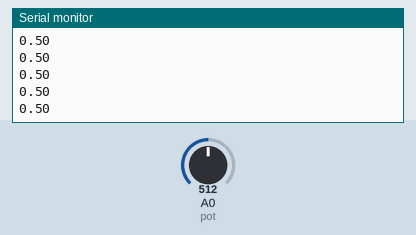
A sketch run on a simulated Arduino Uno, built with avr-gcc and run on an emulated ATmega328P. Shown: the last lines printed to the serial monitor. The inputs (shaded band) are chosen by the test bench; at power-on: A0 (pot) = 512.

Above: at 1.2 s.
1.3 s: A0 (pot) set to 716
At 1.31 s:
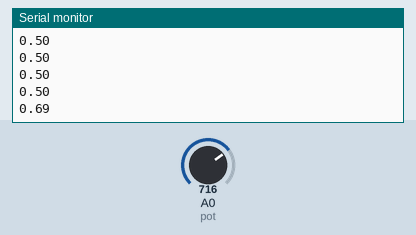
2.8 s: A0 (pot) set to 900
At 2.82 s:
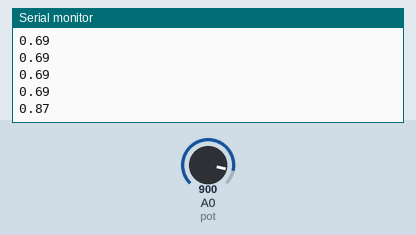
Timing chart, 0 to 5.8 s (numbered marks = the images above; inputs shaded):
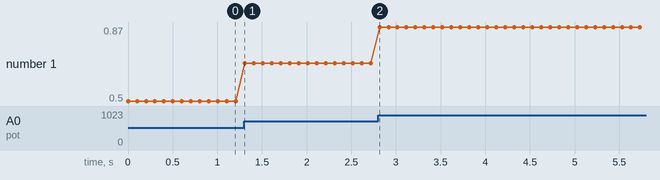

Measured:
- after the input at 1.3 s, the serial monitor: prints a new line at once (image 1)
- after the input at 2.8 s, the serial monitor: prints a new line at once (image 2)
- plotted number 1: 0.5 → 0.69 after the input at 1.3 s, 0.69 → 0.87 after the input at 2.8 s

The sketch:

PotentiometerOekolariet.ino
```cpp
#define pot A0

int potValue = 0;
float mapped = 0;

void setup() {
  // put your setup code here, to run once:
  Serial.begin(9600);
  pinMode(pot, INPUT);
}

void loop() {
  // put your main code here, to run repeatedly:
  potValue = analogRead(pot);
  //Serial.println(potValue);
  mapped = map(potValue, 0, 1024, 0, 100);
  mapped /=  100;
  Serial.println(mapped);
  delay(100);
}
```
